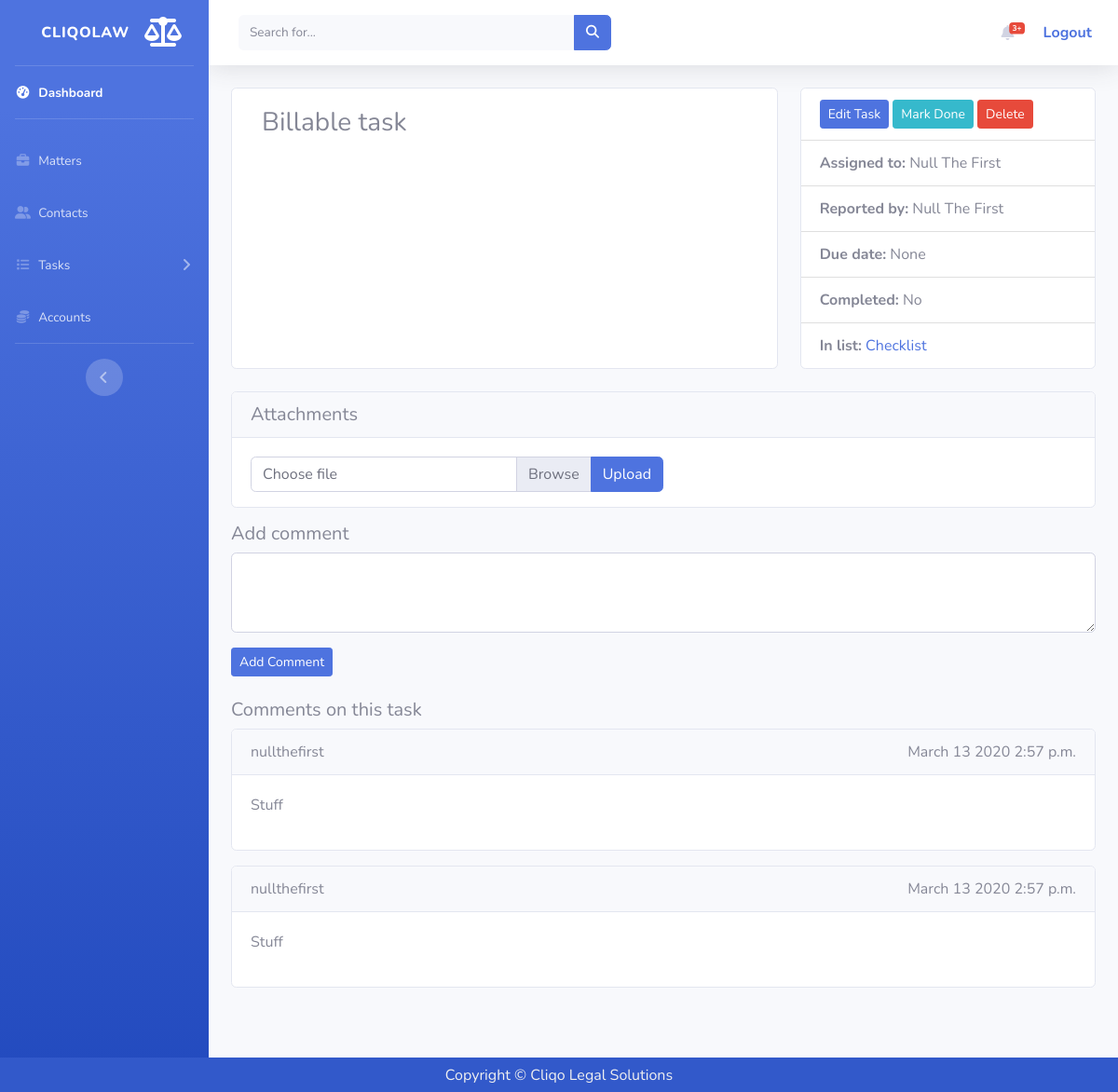
The app's page /app/tasks/task/2/ (signed in) with its own data.
### todo/models.py (models this page shows, shortened)
class Task(models.Model):
    BILL = 'Billable'
    NON_BILL = 'Non-billable'
    BILLING_CHOICES = [
        (BILL, 'Billable'),
        (NON_BILL, 'Non-billable')
    ]
    reference_number = models.CharField(max_length=100, unique=False, null=True, blank=True)
    billing = models.CharField(max_length=12, choices=BILLING_CHOICES, default=BILL)
    bill_amount = models.IntegerField(blank=True, null=True)
    title = models.CharField(max_length=140)
    task_list = models.ForeignKey(TaskList, on_delete=models.CASCADE, null=True)
    created_date = models.DateField(default=timezone.now, blank=True, null=True)
    due_date = models.DateField(blank=True, null=True)
    completed = models.BooleanField(default=False)
    completed_date = models.DateField(blank=True, null=True)
    created_by = models.ForeignKey(
        settings.AUTH_USER_MODEL,
        null=True,
        blank=True,
        related_name="todo_created_by",
        on_delete=models.CASCADE,
    )
    assigned_to = models.ForeignKey(
        settings.AUTH_USER_MODEL,
        blank=True,
        null=True,
        related_name="todo_assigned_to",
        on_delete=models.CASCADE,
    )
    note = models.TextField(blank=True, null=True)
    priority = models.PositiveIntegerField(blank=True, null=True)
    def __str__(self):
        return self.title
    class Meta:
        ordering = ["priority", "created_date"]

class TaskList(models.Model):
    name = models.CharField(max_length=60)
    slug = models.SlugField(default="")
    group = models.ForeignKey(Group, on_delete=models.CASCADE)
    def __str__(self):
        return self.name
    class Meta:
        ordering = ["name"]
        verbose_name_plural = "Task Lists"
        unique_together = ("group", "slug")

class Comment(models.Model):
    author = models.ForeignKey(
        settings.AUTH_USER_MODEL, on_delete=models.CASCADE, blank=True, null=True
    )
    task = models.ForeignKey(Task, on_delete=models.CASCADE)
    date = models.DateTimeField(default=datetime.datetime.now)
    email_from = models.CharField(max_length=320, blank=True, null=True)
    email_message_id = models.CharField(max_length=255, blank=True, null=True)
    body = models.TextField(blank=True)
    class Meta:
        unique_together = ("task", "email_message_id")
    @property
    def author_text(self):
        if self.author is not None:
            return str(self.author)
        assert self.email_message_id is not None
        return str(self.email_from)

### todo/views/task_detail.py (the view, shortened to what this page needs)
# urls.py: path("task/<int:task_id>/", views.task_detail, name="task_detail"),
@login_required
@user_passes_test(staff_check)
def task_detail(request, task_id: int) -> HttpResponse:
    task = get_object_or_404(Task, pk=task_id)
    comment_list = Comment.objects.filter(task=task_id).order_by("-date")
    if not user_can_read_task(task, request.user):
        raise PermissionDenied
    if not HAS_TASK_MERGE:
        merge_form = None
    else:
        class MergeForm(forms.Form):
            merge_target = forms.ModelChoiceField(
                queryset=Task.objects.all(),
                widget=autocomplete.ModelSelect2(
                    url=reverse("todo:task_autocomplete", kwargs={"task_id": task_id})
                ),
            )
        if not request.POST.get("merge_task_into"):
            merge_form = MergeForm()
    handle_add_comment(request, task)
    if not request.POST.get("add_edit_task"):
        form = AddEditTaskForm(request.user, instance=task, initial={"task_list": task.task_list})
    if request.POST.get("toggle_done"):
        results_changed = toggle_task_completed(task.id)
        if results_changed:
            messages.success(request, f"Changed completion status for task {task.id}")
        return redirect("todo:task_detail", task_id=task.id)
    if task.due_date:
        thedate = task.due_date
    else:
        thedate = datetime.datetime.now()
    context = {
        "task": task,
        "comment_list": comment_list,
        "form": form,
        "merge_form": merge_form,
        "thedate": thedate,
        "comment_classes": defaults("TODO_COMMENT_CLASSES"),
        "attachments_enabled": defaults("TODO_ALLOW_FILE_ATTACHMENTS"),
    }
    return render(request, "todo/task_detail.html", context)

### todo/forms.py (shortened to what this page needs)
class AddEditTaskForm(ModelForm):
    def __init__(self, user, *args, **kwargs):
        super().__init__(*args, **kwargs)
        task_list = kwargs.get("initial").get("task_list")
        members = task_list.group.user_set.all()
        self.fields["assigned_to"].queryset = members
        self.fields["assigned_to"].label_from_instance = lambda obj: "%s (%s)" % (
            obj.get_full_name(),
            obj.username,
        )
        self.fields["assigned_to"].widget.attrs = {
            "id": "id_assigned_to",
            "class": "custom-select mb-3",
            "name": "assigned_to",
        }
        self.fields["task_list"].value = kwargs["initial"]["task_list"].id
    due_date = forms.DateField(widget=forms.DateInput(attrs={"type": "date"}), required=False)
    title = forms.CharField(widget=forms.widgets.TextInput())
    note = forms.CharField(widget=forms.Textarea(), required=False)
    completed = forms.BooleanField(required=False)
    class Meta:
        model = Task
        exclude = []

### todo/views/task_detail.py
        class MergeForm(forms.Form):
            merge_target = forms.ModelChoiceField(
                queryset=Task.objects.all(),
                widget=autocomplete.ModelSelect2(
                    url=reverse("todo:task_autocomplete", kwargs={"task_id": task_id})
                ),
            )

### todo/defaults.py (called while the page is built)
def defaults(key: str):
    if hasattr(settings, key):
        val = getattr(settings, key)
    else:
        val = hash.get(key)
    return val

### todo/utils.py (called while the page is built)
def staff_check(user):
    if defaults("TODO_STAFF_ONLY"):
        return user.is_staff
    else:
        return True

def user_can_read_task(task, user):
    return task.task_list.group in user.groups.all() or user.is_superuser

### todo/views/task_detail.py (called while the page is built, shortened)
def handle_add_comment(request, task):
    if not request.POST.get("add_comment"):
        return

### todo/templates/todo/task_detail.html (shortened to what this page needs)
{% extends "todo/base.html" %}
{% block content %}
  <div class="card-deck">
    <div class="card col-sm-8">
      <div class="card-body">
        <h3 class="card-title">{{ task.title }}</h3>
      </div>
    </div>
    <div class="card col-sm-4 p-0">
      <ul class="list-group list-group-flush">
        <li class="list-group-item">
          <button
            class="btn btn-sm btn-primary"
            id="EditTaskButton"
            type="button"
            data-toggle="collapse"
            data-target="#TaskEdit">
            Edit Task
          </button>
          <form method="post" action="{% url "todo:task_toggle_done" task.id %}" role="form" class="d-inline">
            <div style="display:inline;">
              <button class="btn btn-info btn-sm" type="submit" name="toggle_done">
                {% if task.completed %} Mark Not Done {% else %} Mark Done {% endif %}
              </button>
            </div>
          </form>
          <form method="post" action="{% url "todo:delete_task" task.id %}" role="form" class="d-inline">
            <div style="display:inline;">
              <button class="btn btn-danger btn-sm" type="submit" name="submit_delete">
                Delete
              </button>
            </div>
          </form>
        </li>
        <li class="list-group-item">
          <strong>Assigned to:</strong>
          {% if task.assigned_to %} {{ task.assigned_to.get_full_name }} {% else %} Anyone {% endif %}
        </li>
        <li class="list-group-item">
          <strong>Reported by:</strong> {{ task.created_by.get_full_name }}
        </li>
        <li class="list-group-item">
          <strong>Due date:</strong> {{ task.due_date }}
        </li>
        {% if task.completed %}
          <li class="list-group-item">
            <strong>Completed on:</strong> {{ task.completed_date}}
          </li>
        {% else %}
          <li class="list-group-item">
            <strong>Completed:</strong> {{ task.completed|yesno:"Yes,No" }}
          </li>
        {% endif %}
        <li class="list-group-item">
          <strong>In list:</strong>
          <a href="{% url 'todo:list_detail' task.task_list.id task.task_list.slug %}">
            {{ task.task_list }}
          </a>
        </li>
      </ul>
    </div>
  </div>
{% if attachments_enabled %}
  <div class="card mt-4">
    <h5 class="card-header">
      Attachments
    </h5>
    <div class="card-body pb-0">
      <form method="POST" action="" enctype="multipart/form-data" style="width:50%;">
        <div class="input-group mb-3">
          <div class="custom-file">
            <label class="custom-file-label" for="attachment_file_input">Choose file</label>
          </div>
          <div class="input-group-append">
            <button class="btn btn-primary">Upload</button>
          </div>
        </div>
      </form>
    </div>
  </div>
{% endif %}
  <div class="mt-3">
    <h5>Add comment</h5>
    <form action="" method="post">
      <div class="form-group">
        <textarea class="form-control" name="comment-body" rows="3" required></textarea>
      </div>
      <input class="btn btn-sm btn-primary" type="submit" name="add_comment" value="Add Comment">
    </form>
  </div>
  <div class="task_comments mt-4">
    {% if comment_list %}
      <h5>Comments on this task</h5>
      {% for comment in comment_list %}
      <div class="mb-3 card">
        <div class="card-header">
          <div class="float-left">
            {{ comment.author_text }}
          </div>
          <span class="float-right d-inline-block text-muted">
            {{ comment.date|date:"F d Y P" }}
          </span>
        </div>
        <div class="{{ comment_classes | join:" " }} card-body">
          {{ comment.body|safe|urlize|linebreaks }}
        </div>
      </div>
      {% endfor %}
    {% else %}
        <h5>No comments (yet).</h5>
    {% endif %}
    <br />
    <br />
    <br />
    <br />
  </div>
{% endblock %}

### records on screen
Task: title "Billable task", assigned_to.get_full_name "Null The First", created_by.get_full_name "Null The First", due_date "None", completed "No", task_list "Checklist"
Comment: author_text "nullthefirst", date "March 13 2020 2:57 p.m.", body "Stuff"
Comment: author_text "nullthefirst", date "March 13 2020 2:57 p.m.", body "Stuff"
